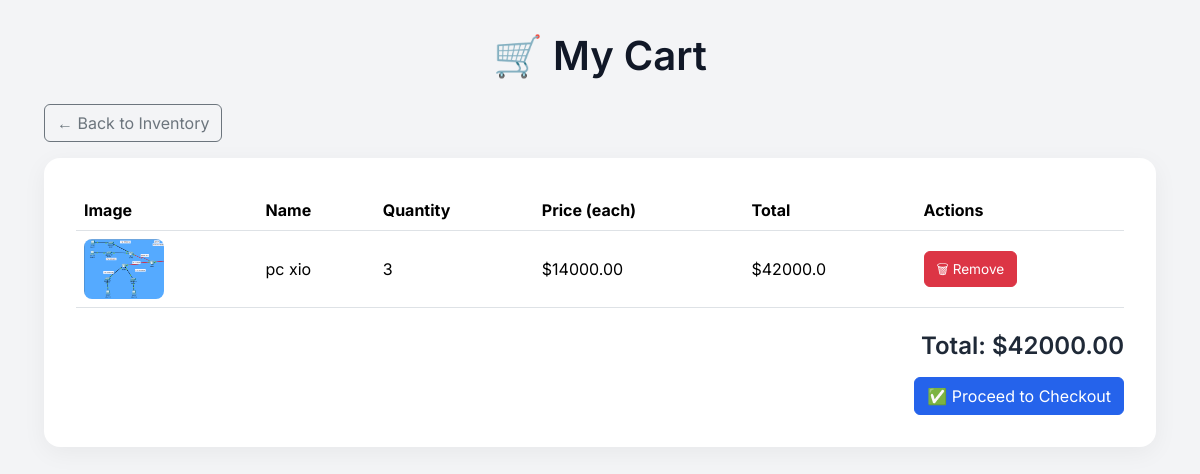
The app's page /cart/ (signed in) with its own data.
### inventory/models.py (models this page shows, shortened)
class CartItem(models.Model):
    cart = models.ForeignKey(Cart, on_delete=models.CASCADE, related_name='items')
    item = models.ForeignKey(Item, on_delete=models.CASCADE)
    quantity = models.PositiveIntegerField(default=1) #type: ignore

class Item(models.Model):
    name = models.CharField(max_length=100)
    description = models.TextField(blank=True)
    quantity = models.PositiveIntegerField()
    price = models.DecimalField(max_digits=10, decimal_places=2)
    date_added = models.DateTimeField(auto_now_add=True)
    category = models.ForeignKey(Category, on_delete=models.CASCADE, null=True, blank=True)
    image = models.ImageField(upload_to='item_images/', null=True, blank=True)

### inventory/views.py (the view)
# urls.py: path('cart/', views.cart_view, name='cart_view'),
@login_required
def cart_view(request):
    user = request.user
    try:
        cart = Cart.objects.get(user=user) # type: ignore[attr-defined]
        cart_items = cart.items.select_related('item')
    except Cart.DoesNotExist: # type: ignore[attr-defined]
        cart = None
        cart_items = []
    cart_total = sum(item.quantity * item.item.price for item in cart_items)
    return render(request, 'inventory/cart.html', {
        'cart': cart,
        'cart_items': cart_items,
        'cart_total': cart_total,
    })

### inventory/templatetags/cart_extras.py (called while the page is built)
@register.filter
def multiply(value, arg):
    try:
        return float(value) * float(arg)
    except (ValueError, TypeError):
        return ''

### inventory/templates/inventory/cart.html (shortened to what this page needs)
{% load cart_extras %}
<!DOCTYPE html>
<html lang="en">
<head>
    <link href="https://cdn.jsdelivr.net/npm/bootstrap@5.3.2/dist/css/bootstrap.min.css" rel="stylesheet">
</head>
<body>
    <div class="container">
        <h1 class="text-center">🛒 My Cart</h1>
        <div class="mb-3">
            <a href="{% url 'item_list' %}" class="btn btn-outline-secondary">← Back to Inventory</a>
        </div>
        {% if cart_items %}
            <div class="table-container">
                <table class="table table-hover align-middle">
                    <thead>
                        <tr>
                            <th>Image</th>
                            <th>Name</th>
                            <th>Quantity</th>
                            <th>Price (each)</th>
                            <th>Total</th>
                            <th>Actions</th>
                        </tr>
                    </thead>
                    <tbody>
                        {% for cart_item in cart_items %}
                        <tr>
                            <td data-label="Image">
                                {% if cart_item.item.image %}
                                    <img src="{{ cart_item.item.image.url }}" alt="{{ cart_item.item.name }}">
                                {% else %}
                                    <span class="text-muted">No image</span>
                                {% endif %}
                            </td>
                            <td data-label="Name">{{ cart_item.item.name }}</td>
                            <td data-label="Quantity">{{ cart_item.quantity }}</td>
                            <td data-label="Price">${{ cart_item.item.price }}</td>
                            <td data-label="Total">${{ cart_item.quantity|multiply:cart_item.item.price }}</td>
                            <td data-label="Actions">
                                <a href="{% url 'cart_remove' cart_item.id %}" class="btn btn-sm btn-danger">🗑 Remove</a>
                            </td>
                        </tr>
                        {% endfor %}
                    </tbody>
                </table>
                <div class="text-end mt-4">
                    <h4>Total: ${{ cart_total }}</h4>
                    <a href="{% url 'checkout' %}" class="btn btn-primary mt-2">✅ Proceed to Checkout</a>
                </div>
            </div>
        {% else %}
            <div class="alert alert-info">Your cart is empty.</div>
        {% endif %}
    </div>
</body>
</html>

### inventory/templates/inventory/cart.html (style rules this page uses)
body { font-family: 'Inter', sans-serif; background-color: #f3f4f6; color: #1f2937; padding: 2rem; }
h1 { font-weight: 600; color: #111827; margin-bottom: 1.5rem; }
.btn-primary { background-color: #2563eb; border-color: #2563eb; }
.table-container { background: #fff; border-radius: 16px; padding: 2rem; box-shadow: 0 6px 24px rgba(0, 0, 0, 0.05); }
table img { border-radius: 8px; max-height: 60px; object-fit: cover; }
.text-end h4 { font-weight: 600; }
.btn-sm { padding: 0.4rem 0.75rem; font-size: 0.85rem; border-radius: 6px; }

### records on screen
CartItem: item.image (picture), item.name "pc xio", quantity "3", item.price "14000.00", quantity|multiply "42000.0"

### other values on screen
{{ cart_total }} "42000.00"
